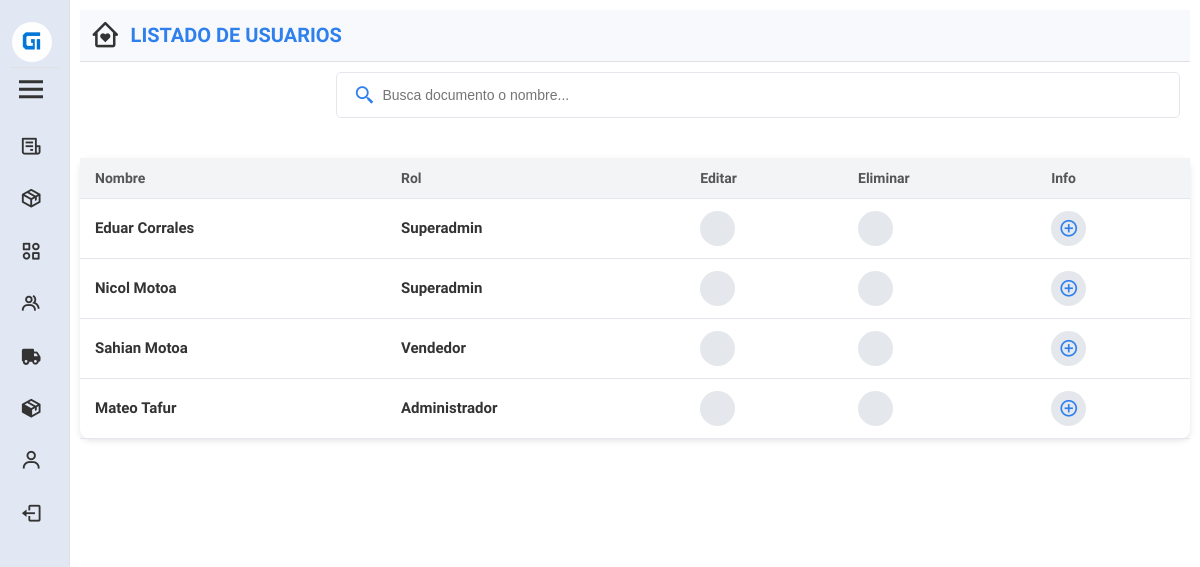
Before: /ver_usuarios.php (signed in) with the older database file.
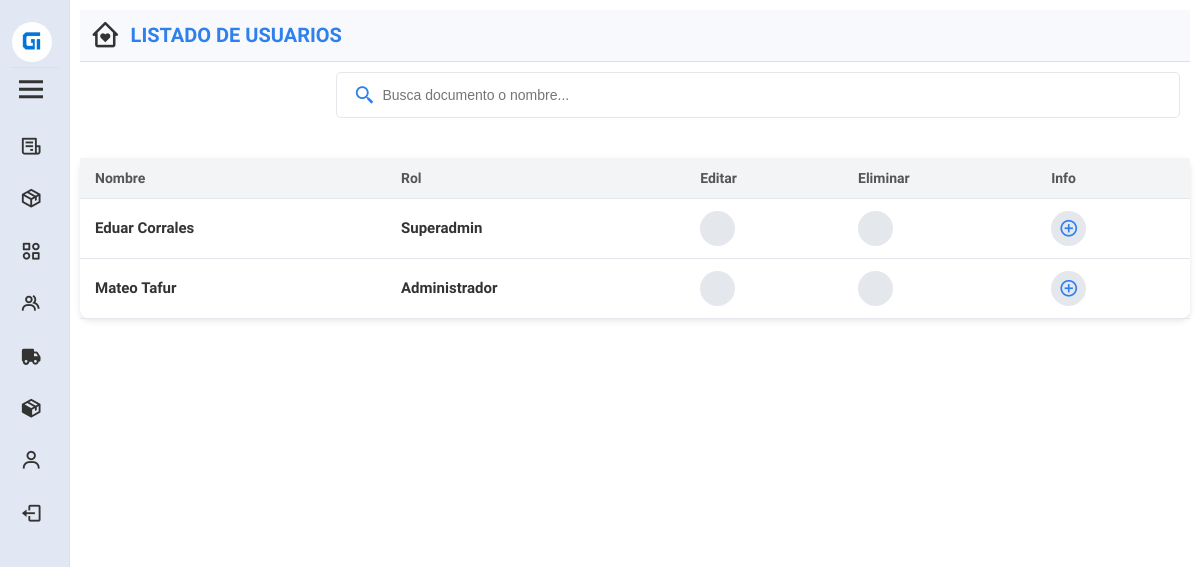
After: the same page with the newer database file.
### tables this page shows
CREATE TABLE `usuarios` (
  `contador_usuarios` int(11) NOT NULL,
  `tipo_doc` varchar(37) NOT NULL,
  `documento` varchar(12) NOT NULL,
  `nombre` varchar(25) NOT NULL,
  `apellido` varchar(25) NOT NULL,
  `fecha_nacimiento` date NOT NULL,
  `celular` varchar(10) NOT NULL,
  `ciudad` varchar(50) NOT NULL,
  `direccion` varchar(60) NOT NULL,
  `rol` varchar(14) NOT NULL,
  `correo` varchar(50) NOT NULL,
  `contra` varchar(255) NOT NULL,
  `documento_operador` varchar(12) NOT NULL,
  `tiempo_registro` datetime NOT NULL,
  `reset_token` varchar(255) NOT NULL,
  `token_expiration` datetime NOT NULL,
  `estado` varchar(8) NOT NULL,
  `fec_ult_sesion` datetime NOT NULL
);

### ver_usuarios.php (the view, shortened to what the changed rows need)
<?php
require 'pdo.php';
$rol_usuario = $_SESSION['rol'];
$estado = 'activo';
$usuarios = [];
if ($rol_usuario === 'superadmin') {
    $stmt = $pdo->prepare("SELECT contador_usuarios, CONCAT(nombre, ' ', apellido) AS nombre, rol FROM usuarios WHERE estado = :activo");
}
if (isset($stmt)) {
    $stmt->bindParam(':activo', $estado);
    $stmt->execute();
    $usuarios = $stmt->fetchAll(PDO::FETCH_OBJ);
}
?>
<!DOCTYPE html>
<html lang="es">
<head>
    <link href="https://cdn.lineicons.com/4.0/lineicons.css" rel="stylesheet">
    <link href="https://unpkg.com/boxicons@2.1.4/css/boxicons.min.css" rel="stylesheet">
    <link rel="stylesheet" href="style/css/menu.css">
    <link rel="stylesheet" href="style/css/ver_usuarios.css">
</head>
<body>
    <main id="inicio">
        <section id="datos">
            <table id="datos_usuario">
                <thead>
                    <tr>
                        <th>Nombre</th>
                        <th>Rol</th>
                        <th>Editar</th>
                        <th>Eliminar</th>
                        <th>Info</th>
                    </tr>
                </thead>
                <tbody id="tablaUsuarios">
                    <?php if ($usuarios): ?>
                        <?php foreach ($usuarios as $usuario): ?>
                            <tr>
                                <td><?= htmlspecialchars($usuario->nombre) ?></td>
                                <td><?= htmlspecialchars($usuario->rol) ?></td>
                                <td>
                                    <?php if ($_SESSION['rol'] === 'superadmin' || $_SESSION['rol'] === 'administrador'): ?>
                                        <a href="editar_usuario.php?contador_usuarios=<?= $usuario->contador_usuarios ?>">
                                        </a>
                                    <?php else: ?>
                                        <i class="lni lni-lock" title="No tienes permisos para editar"></i>
                                    <?php endif; ?>
                                    <td>
                                    <?php if ($_SESSION['rol'] === 'superadmin' || $_SESSION['rol'] === 'administrador'): ?>
                                        <a href="eliminar_usuario.php?contador_usuarios=<?= htmlspecialchars($usuario->contador_usuarios) ?>"
                                        title="Eliminar"
                                        onclick="return confirm('¿Estás seguro de que deseas eliminar este usuario?');">
                                        </a>
                                    <?php else: ?>
                                        <i class="lni lni-lock" title="No tienes permisos para editar"></i>
                                    <?php endif; ?>
                                    </td>
                                    <td>
                                        <a href="#" class="verMasUsuario" data-id="<?= $usuario->contador_usuarios ?>">
                                            <i class='bx bx-plus-circle'></i>
                                        </a>
                                    </td>
                                </td>
                            </tr>
                        <?php endforeach; ?>
                    <?php else: ?>
                        <tr>
                            <td colspan="7">No hay usuarios para mostrar</td>
                        </tr>
                    <?php endif; ?>
                </tbody>
            </table>
        </section>
    </main>
</body>
</html>

Changed rows visible on the page:
no longer on this page (row edited): usuarios: nombre "Nicol Motoa", rol "Superadmin"
no longer on this page (row edited): usuarios: nombre "Sahian Motoa", rol "Vendedor"
